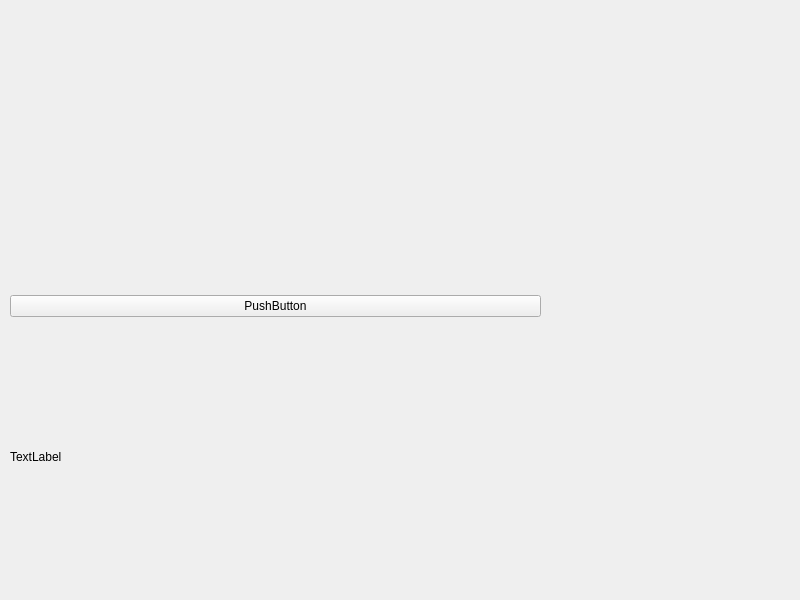
<?xml version="1.0" encoding="UTF-8"?>
<ui version="4.0">
 <class>Widget</class>
 <widget class="QWidget" name="Widget">
  <property name="geometry">
   <rect>
    <x>0</x>
    <y>0</y>
    <width>800</width>
    <height>600</height>
   </rect>
  </property>
  <property name="windowTitle">
   <string>Widget</string>
  </property>
  <widget class="QWidget" name="">
   <property name="geometry">
    <rect>
     <x>10</x>
     <y>20</y>
     <width>531</width>
     <height>571</height>
    </rect>
   </property>
   <layout class="QVBoxLayout" name="verticalLayout">
    <item>
     <widget class="MyLable" name="label">
      <property name="text">
       <string/>
      </property>
     </widget>
    </item>
    <item>
     <widget class="MyButton" name="pushButton">
      <property name="text">
       <string>PushButton</string>
      </property>
     </widget>
    </item>
    <item>
     <widget class="MyLable" name="label_2">
      <property name="text">
       <string>TextLabel</string>
      </property>
     </widget>
    </item>
   </layout>
  </widget>
 </widget>
 <customwidgets>
  <customwidget>
   <class>MyLable</class>
   <extends>QLabel</extends>
   <header location="global">mylable.h</header>
  </customwidget>
  <customwidget>
   <class>MyButton</class>
   <extends>QPushButton</extends>
   <header location="global">mybutton.h</header>
  </customwidget>
 </customwidgets>
 <resources/>
 <connections/>
</ui>
